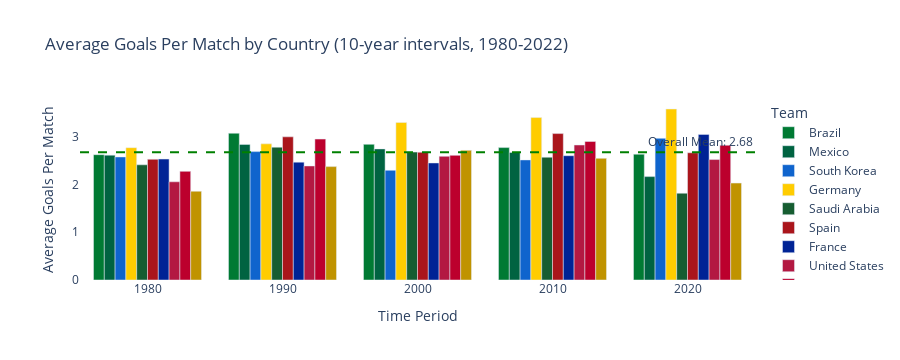
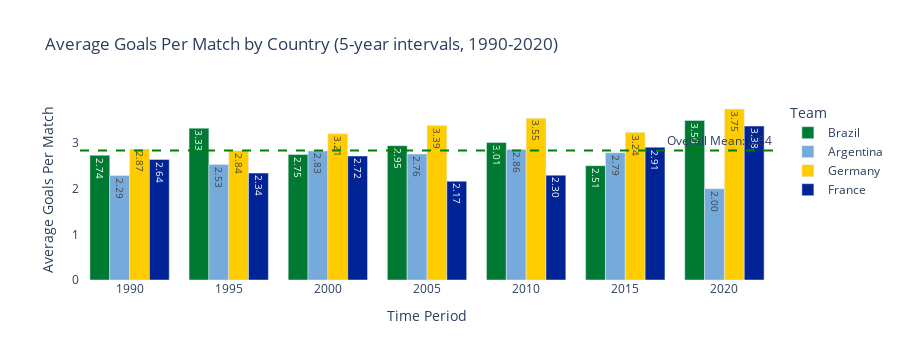

The cell these charts' notebook holds for them, in order:
### Markdown cell above
<h1 style="line-height:3rem;">5. Average goals held in every match played by country_1 in every n years </h1>

### Code cell
def average_goals_by_period(df, countries=None, interval=10, top_n=5, start_year=1880, end_year=2024):
    """
    Calculates and visualizes average goals per match by country in time intervals.
    
    Args:
        df: DataFrame containing match data
        countries: List of countries to analyze (None for top 10)
        interval: Years per time group (default 10)
        top_n: Number of top countries to show if countries=None
        start_year: First year to include (default 1880)
        end_year: Last year to include (default 2024)
    
    Returns:
        Plotly figure object
    """
    # Filter by year range
    df = df.copy()
    df['Year'] = pd.to_datetime(df['Date']).dt.year
    df = df[(df['Year'] >= start_year) & (df['Year'] <= end_year)]
    
    # Select countries if not specified
    if not countries:
        # Get top countries by win count
        home_wins = df[df['home_score'] > df['away_score']]['Home_team'].value_counts()
        away_wins = df[df['away_score'] > df['home_score']]['Away_team'].value_counts()
        total_wins = home_wins.add(away_wins, fill_value=0)
        countries = total_wins.nlargest(top_n).index.tolist()
    
    # Filter matches involving our selected countries
    matches = df[
        (df['Home_team'].isin(countries)) | 
        (df['Away_team'].isin(countries))
    ].copy()
    
    # Create time intervals
    matches['Year_Group'] = (matches['Year'] // interval) * interval
    matches['Total_Goals'] = matches['home_score'] + matches['away_score']
    
    # Melt to combine home/away teams
    melted = matches.melt(
        id_vars=['Year_Group', 'Total_Goals'],
        value_vars=['Home_team', 'Away_team'],
        value_name='Team'
    )
    
    # Filter to only include our selected countries
    melted = melted[melted['Team'].isin(countries)]
    
    # Calculate average goals by team and period
    avg_goals = melted.groupby(['Year_Group', 'Team'])['Total_Goals'].mean().unstack()
    
    # Calculate match counts by team and period
    match_counts = melted.groupby(['Year_Group', 'Team']).size().unstack()
    
    # Fill any missing periods with 0
    all_periods = pd.DataFrame({
        'Year_Group': range((start_year // interval) * interval, 
                          ((end_year // interval) + 1) * interval, 
                          interval)
    })
    
    # Merge and fill NA for both metrics
    avg_goals = all_periods.merge(avg_goals.reset_index(), on='Year_Group', how='left').fillna(0)
    match_counts = all_periods.merge(match_counts.reset_index(), on='Year_Group', how='left').fillna(0)
    
    # Set index for both dataframes
    avg_goals = avg_goals.set_index('Year_Group')
    match_counts = match_counts.set_index('Year_Group')
    
    # Add total matches column (sum across all countries for each period)
    avg_goals['Total_Matches'] = match_counts.sum(axis=1)
    
    # Calculate goal statistics for each country across all periods
    goal_stats = melted.groupby('Team')['Total_Goals'].agg(['mean', 'std']).round(2)
    
    # Create summary rows
    total_matches_played = match_counts.sum().to_frame('Total_Matches_Played').T
    avg_matches_per_period = match_counts.mean().to_frame('Avg_Matches_Per_Period').T.round(1)
    std_matches_per_period = match_counts.std().to_frame('StdDev_Matches_Per_Period').T.round(1)
    avg_goals_total = goal_stats['mean'].to_frame('Avg_Goals_Total_Period').T
    std_goals_total = goal_stats['std'].to_frame('StdDev_Goals_Total_Period').T
    
    # Combine all data for display
    display_df = pd.concat([
        avg_goals,
        total_matches_played,
        avg_matches_per_period,
        std_matches_per_period,
        avg_goals_total,
        std_goals_total
    ])
    
    # Display data table with styling
    print(f"\n{'='*60}")
    print(f"Average Goals Per Match ({start_year}-{end_year}) - {interval}-year intervals")
    print(f"{'='*60}")
    
    # Style the dataframe
    styled_df = display_df.style
    
    # Apply gradient only to country columns in the main data (excluding summary rows)
    for country in countries:
        styled_df = styled_df.background_gradient(
            subset=(display_df.index[:-5], [country]),  # Exclude last 5 rows
            cmap='Reds'
        )
    
    # Set white background for:
    # 1. Total_Matches column in all rows
    # 2. All summary rows (last 5 rows)
    summary_rows = ['Total_Matches_Played', 'Avg_Matches_Per_Period', 
                   'StdDev_Matches_Per_Period', 'Avg_Goals_Total_Period',
                   'StdDev_Goals_Total_Period']
    
    styled_df = styled_df.apply(
        lambda x: ['background: white' 
                   if (x.name == 'Total_Matches' or 
                       x.name in summary_rows) 
                   else '' 
                   for i in x],
        axis=0
    )
    
    display(styled_df)
    
    # Prepare data for visualization (using original avg_goals without the extra columns/rows)
    plot_data = avg_goals.drop(columns=['Total_Matches']).reset_index().melt(
        id_vars='Year_Group',
        value_vars=countries,
        var_name='Team',
        value_name='Avg_Goals'
    )
    
    # Create interactive bar chart
    fig = px.bar(
        plot_data,
        x='Year_Group',
        y='Avg_Goals',
        color='Team',
        color_discrete_map={country: get_country_color(country) for country in countries},
        barmode='group',
        title=f'Average Goals Per Match by Country ({interval}-year intervals, {start_year}-{end_year})',
        labels={'Year_Group': 'Time Period', 'Avg_Goals': 'Average Goals'},
        text_auto='.2f',
        height=600
    )
    
    # Customize layout
    fig.update_layout(
        xaxis_title='Time Period',
        yaxis_title='Average Goals Per Match',
        plot_bgcolor='white',
        uniformtext_minsize=8,
        uniformtext_mode='hide'
    )
    
    # Add reference lines
    overall_avg = melted['Total_Goals'].mean()
    fig.add_hline(
        y=overall_avg,
        line_dash="dash",
        line_color="green",
        annotation_text=f"Overall Mean: {overall_avg:.2f}",
        annotation_position="top right"
    )
    
    return fig


# Example Usage
df = pd.read_csv("Datasets/Sports_Football_1872_2025.csv")

# Example 1: Top countries in 10-year intervals
fig1 = average_goals_by_period(df, interval=10, top_n=10, start_year=1980, end_year=2022)
fig1.show()

# Example 2: Specific countries in 5-year intervals
fig2 = average_goals_by_period(df, 
                              countries=['Brazil', 'Argentina', 'Germany', 'France'], 
                              interval=5, 
                              start_year=1990, 
                              end_year=2020)
fig2.show()

### Figure 1 — Plotly figure (JSON) as saved in the notebook; plotly's stock layout.template omitted (floating-point values rounded to 4 significant figures)
{"data": [{"alignmentgroup": "True", "hovertemplate": "Team=Brazil<br>Time Period=%{x}<br>Average Goals=%{y}<extra></extra>", "legendgroup": "Brazil", "marker": {"color": "#007A33", "pattern": {"shape": ""}}, "name": "Brazil", "offsetgroup": "Brazil", "orientation": "v", "showlegend": true, "textposition": "auto", "texttemplate": "%{y:.2f}", "type": "bar", "x": [1980, 1990, 2000, 2010, 2020], "xaxis": "x", "y": [2.626, 3.075, 2.843, 2.775, 2.636], "yaxis": "y"}, {"alignmentgroup": "True", "hovertemplate": "Team=Mexico<br>Time Period=%{x}<br>Average Goals=%{y}<extra></extra>", "legendgroup": "Mexico", "marker": {"color": "#006341", "pattern": {"shape": ""}}, "name": "Mexico", "offsetgroup": "Mexico", "orientation": "v", "showlegend": true, "textposition": "auto", "texttemplate": "%{y:.2f}", "type": "bar", "x": [1980, 1990, 2000, 2010, 2020], "xaxis": "x", "y": [2.616, 2.842, 2.747, 2.674, 2.167], "yaxis": "y"}, {"alignmentgroup": "True", "hovertemplate": "Team=South Korea<br>Time Period=%{x}<br>Average Goals=%{y}<extra></extra>", "legendgroup": "South Korea", "marker": {"color": "#0F64CD", "pattern": {"shape": ""}}, "name": "South Korea", "offsetgroup": "South Korea", "orientation": "v", "showlegend": true, "textposition": "auto", "texttemplate": "%{y:.2f}", "type": "bar", "x": [1980, 1990, 2000, 2010, 2020], "xaxis": "x", "y": [2.579, 2.69, 2.298, 2.516, 2.969], "yaxis": "y"}, {"alignmentgroup": "True", "hovertemplate": "Team=Germany<br>Time Period=%{x}<br>Average Goals=%{y}<extra></extra>", "legendgroup": "Germany", "marker": {"color": "#FFCC00", "pattern": {"shape": ""}}, "name": "Germany", "offsetgroup": "Germany", "orientation": "v", "showlegend": true, "textposition": "auto", "texttemplate": "%{y:.2f}", "type": "bar", "x": [1980, 1990, 2000, 2010, 2020], "xaxis": "x", "y": [2.773, 2.853, 3.3, 3.404, 3.583], "yaxis": "y"}, {"alignmentgroup": "True", "hovertemplate": "Team=Saudi Arabia<br>Time Period=%{x}<br>Average Goals=%{y}<extra></extra>", "legendgroup": "Saudi Arabia", "marker": {"color": "#165d31", "pattern": {"shape": ""}}, "name": "Saudi Arabia", "offsetgroup": "Saudi Arabia", "orientation": "v", "showlegend": true, "textposition": "auto", "texttemplate": "%{y:.2f}", "type": "bar", "x": [1980, 1990, 2000, 2010, 2020], "xaxis": "x", "y": [2.414, 2.783, 2.681, 2.572, 1.818], "yaxis": "y"}, {"alignmentgroup": "True", "hovertemplate": "Team=Spain<br>Time Period=%{x}<br>Average Goals=%{y}<extra></extra>", "legendgroup": "Spain", "marker": {"color": "#AA151B", "pattern": {"shape": ""}}, "name": "Spain", "offsetgroup": "Spain", "orientation": "v", "showlegend": true, "textposition": "auto", "texttemplate": "%{y:.2f}", "type": "bar", "x": [1980, 1990, 2000, 2010, 2020], "xaxis": "x", "y": [2.529, 3, 2.677, 3.068, 2.667], "yaxis": "y"}, {"alignmentgroup": "True", "hovertemplate": "Team=France<br>Time Period=%{x}<br>Average Goals=%{y}<extra></extra>", "legendgroup": "France", "marker": {"color": "#002395", "pattern": {"shape": ""}}, "name": "France", "offsetgroup": "France", "orientation": "v", "showlegend": true, "textposition": "auto", "texttemplate": "%{y:.2f}", "type": "bar", "x": [1980, 1990, 2000, 2010, 2020], "xaxis": "x", "y": [2.534, 2.47, 2.453, 2.604, 3.051], "yaxis": "y"}, {"alignmentgroup": "True", "hovertemplate": "Team=United States<br>Time Period=%{x}<br>Average Goals=%{y}<extra></extra>", "legendgroup": "United States", "marker": {"color": "#B31942", "pattern": {"shape": ""}}, "name": "United States", "offsetgroup": "United States", "orientation": "v", "showlegend": true, "textposition": "auto", "texttemplate": "%{y:.2f}", "type": "bar", "x": [1980, 1990, 2000, 2010, 2020], "xaxis": "x", "y": [2.058, 2.39, 2.592, 2.829, 2.524], "yaxis": "y"}, {"alignmentgroup": "True", "hovertemplate": "Team=Japan<br>Time Period=%{x}<br>Average Goals=%{y}<extra></extra>", "legendgroup": "Japan", "marker": {"color": "#BC002D", "pattern": {"shape": ""}}, "name": "Japan", "offsetgroup": "Japan", "orientation": "v", "showlegend": true, "textposition": "auto", "texttemplate": "%{y:.2f}", "type": "bar", "x": [1980, 1990, 2000, 2010, 2020], "xaxis": "x", "y": [2.276, 2.953, 2.612, 2.903, 2.824], "yaxis": "y"}, {"alignmentgroup": "True", "hovertemplate": "Team=Egypt<br>Time Period=%{x}<br>Average Goals=%{y}<extra></extra>", "legendgroup": "Egypt", "marker": {"color": "#C09300", "pattern": {"shape": ""}}, "name": "Egypt", "offsetgroup": "Egypt", "orientation": "v", "showlegend": true, "textposition": "auto", "texttemplate": "%{y:.2f}", "type": "bar", "x": [1980, 1990, 2000, 2010, 2020], "xaxis": "x", "y": [1.86, 2.376, 2.717, 2.549, 2.031], "yaxis": "y"}], "layout": {"annotations": [{"showarrow": false, "text": "Overall Mean: 2.68", "x": 1, "xanchor": "right", "xref": "x domain", "y": 2.678, "yanchor": "bottom", "yref": "y"}], "autosize": true, "barmode": "group", "height": 360, "legend": {"title": {"text": "Team"}, "tracegroupgap": 0}, "plot_bgcolor": "white", "shapes": [{"line": {"color": "green", "dash": "dash"}, "type": "line", "x0": 0, "x1": 1, "xref": "x domain", "y0": 2.678, "y1": 2.678, "yref": "y"}], "title": {"text": "Average Goals Per Match by Country (10-year intervals, 1980-2022)"}, "uniformtext": {"minsize": 8, "mode": "hide"}, "xaxis": {"anchor": "y", "autorange": true, "domain": [0, 1], "range": [1975, 2025], "title": {"text": "Time Period"}, "type": "linear"}, "yaxis": {"anchor": "x", "autorange": true, "domain": [0, 1], "range": [0, 3.772], "title": {"text": "Average Goals Per Match"}, "type": "linear"}}}

### Figure 2 — Plotly figure (JSON) as saved in the notebook; plotly's stock layout.template omitted (floating-point values rounded to 4 significant figures)
{"data": [{"alignmentgroup": "True", "hovertemplate": "Team=Brazil<br>Time Period=%{x}<br>Average Goals=%{y}<extra></extra>", "legendgroup": "Brazil", "marker": {"color": "#007A33", "pattern": {"shape": ""}}, "name": "Brazil", "offsetgroup": "Brazil", "orientation": "v", "showlegend": true, "textposition": "auto", "texttemplate": "%{y:.2f}", "type": "bar", "x": [1990, 1995, 2000, 2005, 2010, 2015, 2020], "xaxis": "x", "y": [2.735, 3.33, 2.753, 2.946, 3.013, 2.507, 3.5], "yaxis": "y"}, {"alignmentgroup": "True", "hovertemplate": "Team=Argentina<br>Time Period=%{x}<br>Average Goals=%{y}<extra></extra>", "legendgroup": "Argentina", "marker": {"color": "#75AADB", "pattern": {"shape": ""}}, "name": "Argentina", "offsetgroup": "Argentina", "orientation": "v", "showlegend": true, "textposition": "auto", "texttemplate": "%{y:.2f}", "type": "bar", "x": [1990, 1995, 2000, 2005, 2010, 2015, 2020], "xaxis": "x", "y": [2.29, 2.531, 2.831, 2.765, 2.863, 2.791, 2], "yaxis": "y"}, {"alignmentgroup": "True", "hovertemplate": "Team=Germany<br>Time Period=%{x}<br>Average Goals=%{y}<extra></extra>", "legendgroup": "Germany", "marker": {"color": "#FFCC00", "pattern": {"shape": ""}}, "name": "Germany", "offsetgroup": "Germany", "orientation": "v", "showlegend": true, "textposition": "auto", "texttemplate": "%{y:.2f}", "type": "bar", "x": [1990, 1995, 2000, 2005, 2010, 2015, 2020], "xaxis": "x", "y": [2.871, 2.836, 3.206, 3.389, 3.548, 3.238, 3.75], "yaxis": "y"}, {"alignmentgroup": "True", "hovertemplate": "Team=France<br>Time Period=%{x}<br>Average Goals=%{y}<extra></extra>", "legendgroup": "France", "marker": {"color": "#002395", "pattern": {"shape": ""}}, "name": "France", "offsetgroup": "France", "orientation": "v", "showlegend": true, "textposition": "auto", "texttemplate": "%{y:.2f}", "type": "bar", "x": [1990, 1995, 2000, 2005, 2010, 2015, 2020], "xaxis": "x", "y": [2.643, 2.345, 2.718, 2.167, 2.299, 2.91, 3.375], "yaxis": "y"}], "layout": {"annotations": [{"showarrow": false, "text": "Overall Mean: 2.84", "x": 1, "xanchor": "right", "xref": "x domain", "y": 2.84, "yanchor": "bottom", "yref": "y"}], "autosize": true, "barmode": "group", "height": 360, "legend": {"title": {"text": "Team"}, "tracegroupgap": 0}, "plot_bgcolor": "white", "shapes": [{"line": {"color": "green", "dash": "dash"}, "type": "line", "x0": 0, "x1": 1, "xref": "x domain", "y0": 2.84, "y1": 2.84, "yref": "y"}], "title": {"text": "Average Goals Per Match by Country (5-year intervals, 1990-2020)"}, "uniformtext": {"minsize": 8, "mode": "hide"}, "xaxis": {"anchor": "y", "autorange": true, "domain": [0, 1], "range": [1988.0, 2022.0], "title": {"text": "Time Period"}, "type": "linear"}, "yaxis": {"anchor": "x", "autorange": true, "domain": [0, 1], "range": [0, 3.947], "title": {"text": "Average Goals Per Match"}, "type": "linear"}}}
